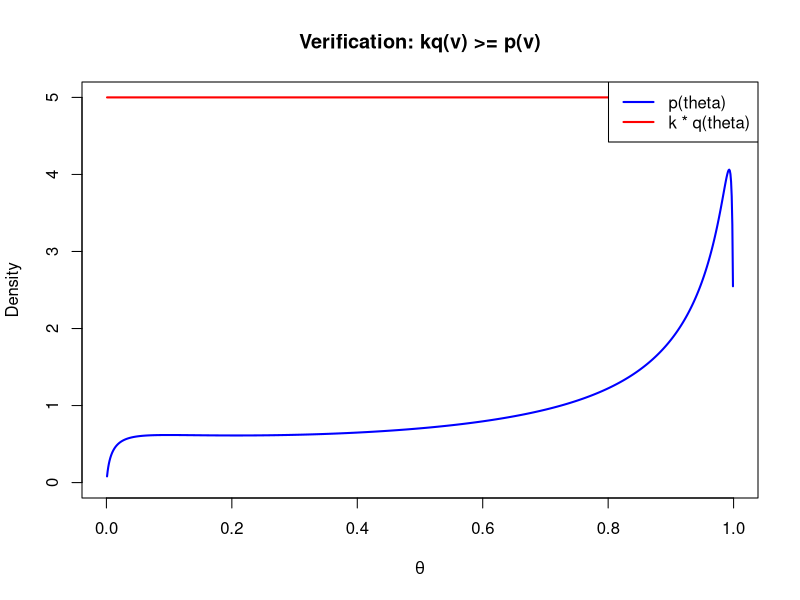
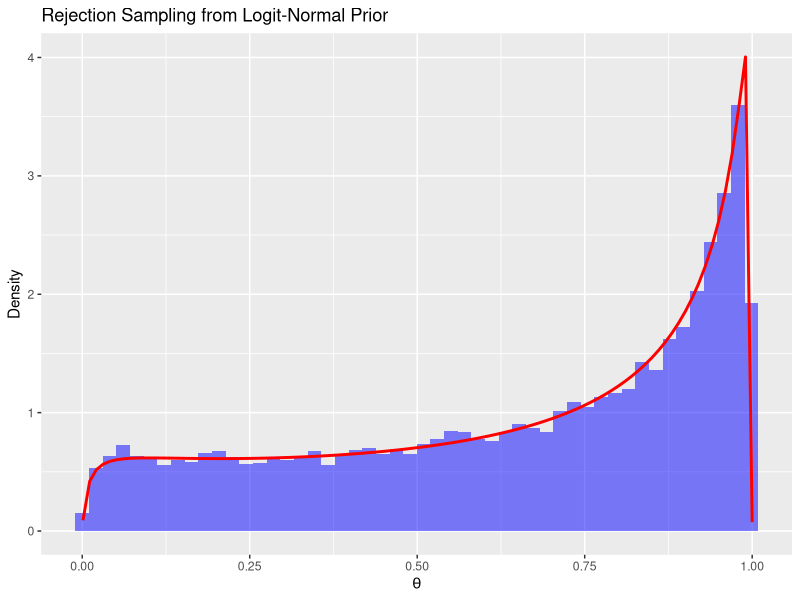
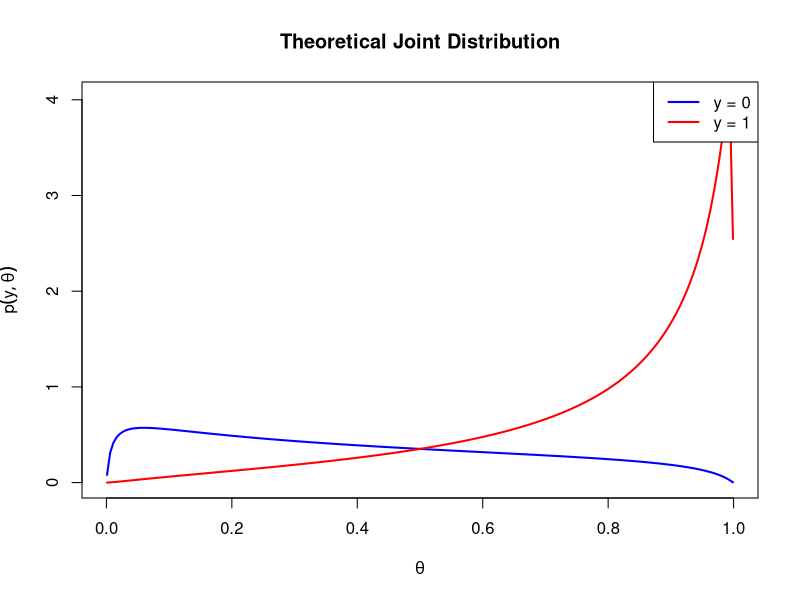
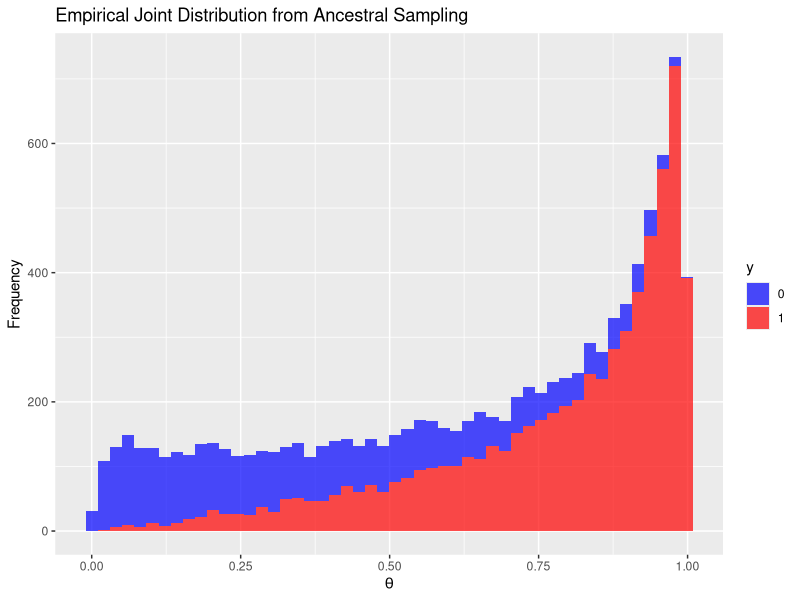
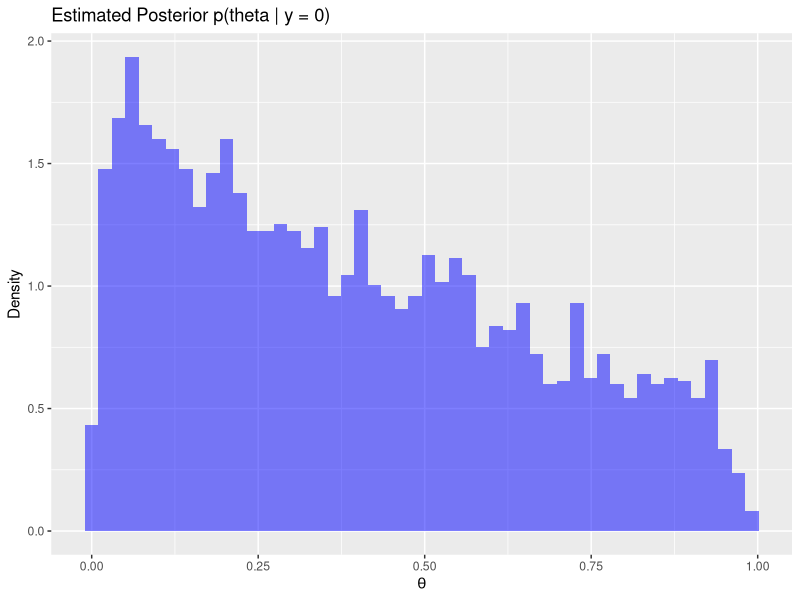
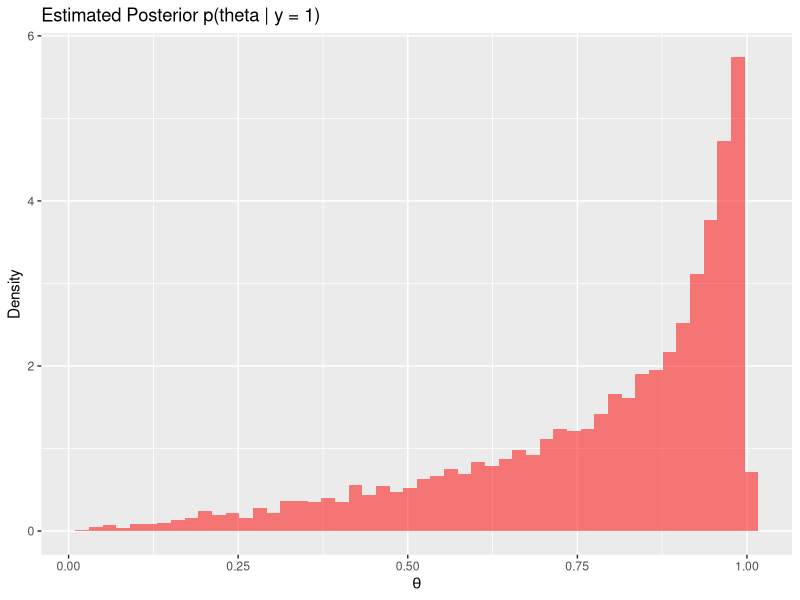
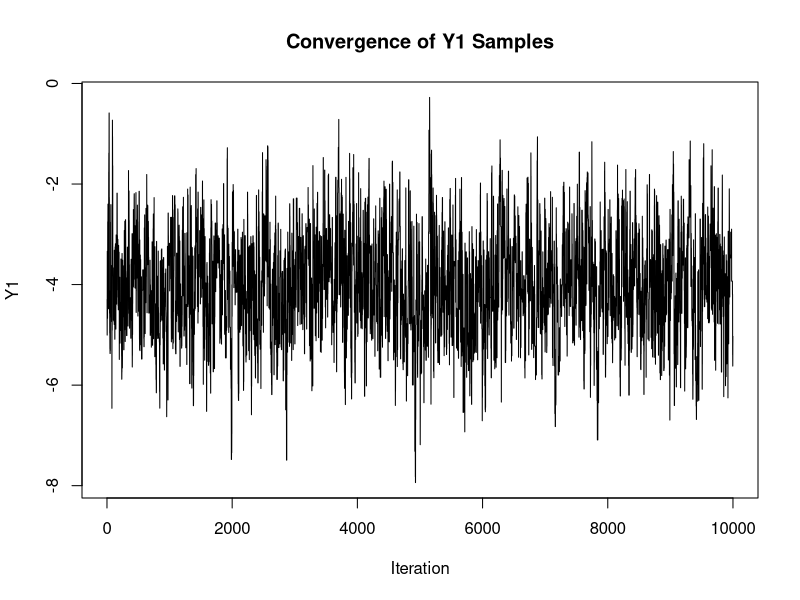
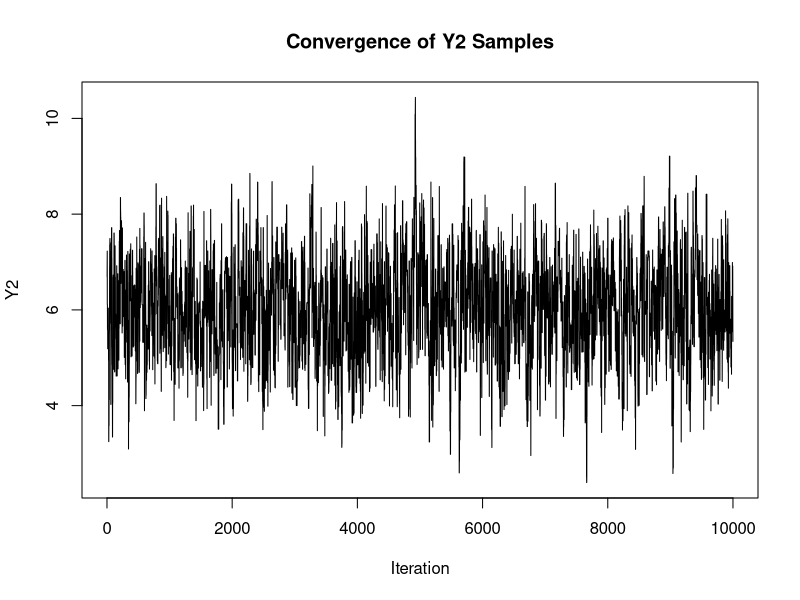

Write R code to recreate these figures, in order.
## ---- chunk 1
library(ggplot2)
## ---- chunk 2
set.seed(42)

# parameters
mu <- 1
sigma <- 2
n <- 10000
## ---- chunk 3
p <- function(theta) {
  (1 / (sqrt(2 * pi) * sigma)) * exp(-(log(theta / (1 - theta)) - mu)^2 / (2 * sigma^2)) * (1 / (theta * (1 - theta)))
}

# define the proposal distribution 
q <- function(theta) {
  dbeta(theta, 1, 1)
}

k <- 5
## ---- chunk 4
# verification
theta_vals <- seq(0.001, 0.999, length.out = 1000)
p_vals <- p(theta_vals)
kq_vals <- k * q(theta_vals)

plot(theta_vals, p_vals, type = "l", col = "blue", lwd = 2,
     xlab = expression(theta), ylab = "Density",
     main = "Verification: kq(v) >= p(v)",
     ylim = c(0, max(c(p_vals, kq_vals))))
lines(theta_vals, kq_vals, col = "red", lwd = 2)
legend("topright", legend = c("p(theta)", "k * q(theta)"),
       col = c("blue", "red"), lty = 1, lwd = 2)
## ---- chunk 5
# rejection sampling 
rejection_sampling_logit_normal <- function(n) {
  samples <- c()
  while (length(samples) < n) {
    v <- runif(1) 
    if (k * q(v) * runif(1) < p(v)) {
      samples <- c(samples, v)
    }
  }
  return(samples)
}

theta_samples <- rejection_sampling_logit_normal(n)
## ---- chunk 6
# verify 
ggplot(data.frame(theta = theta_samples), aes(x = theta)) +
  geom_histogram(aes(y = after_stat(density)), bins = 50, fill = "blue", alpha = 0.5) +
  stat_function(fun = p, col = "red", lwd = 1) +
  labs(title = "Rejection Sampling from Logit-Normal Prior",
       x = expression(theta), y = "Density")
## ---- chunk 7
y_samples <- rbinom(n, size = 1, prob = theta_samples)

cat("Number of y=0:", sum(y_samples == 0), "\n")
cat("Number of y=1:", sum(y_samples == 1), "\n")
## ---- chunk 8
# visualization 1: theoretical joint distribution 
theta_grid <- seq(0.001, 0.999, length.out = 200)


joint_y0 <- (1 - theta_grid) * p(theta_grid)
joint_y1 <- theta_grid * p(theta_grid)

plot(theta_grid, joint_y0, type = "l", col = "blue", lwd = 2,
     xlab = expression(theta), ylab = expression(p(y, theta)),
     main = "Theoretical Joint Distribution",
     ylim = c(0, max(c(joint_y0, joint_y1))))
lines(theta_grid, joint_y1, col = "red", lwd = 2)
legend("topright", legend = c("y = 0", "y = 1"),
       col = c("blue", "red"), lty = 1, lwd = 2)
## ---- chunk 9
# visualization 2: empirical joint distribution from ancestral samples
joint_df <- data.frame(theta = theta_samples, y = as.factor(y_samples))

ggplot(joint_df, aes(x = theta, fill = y)) +
  geom_histogram(position = "stack", bins = 50, alpha = 0.7) +
  scale_fill_manual(values = c("blue", "red")) +
  labs(title = "Empirical Joint Distribution from Ancestral Sampling",
       x = expression(theta), y = "Frequency")
## ---- chunk 10
# The sampler did a good job because the empirical histogram matches the
# theoretical joint. y=1 samples concentrate at higher theta and y=0 samples
# concentrate at lower theta which expected from the bernoulli.
## ---- chunk 11
# The next steps are to find the posterior and filter the joint samples
# to keep only those where y matches the observed value. Since
# p(theta|y) is proportional to p(y, theta), the distribution of the filtered
# theta values approximates the posterior. If we observe y = 0, the relevant 
# samples approximate p(theta|y = 0).
## ---- chunk 12
# estimated posteriors
theta_given_y0 <- theta_samples[y_samples == 0]
theta_given_y1 <- theta_samples[y_samples == 1]

ggplot(data.frame(theta = theta_given_y0), aes(x = theta)) +
  geom_histogram(aes(y = after_stat(density)), bins = 50, fill = "blue", alpha = 0.5) +
  labs(title = "Estimated Posterior p(theta | y = 0)",
       x = expression(theta), y = "Density")
## ---- chunk 13
ggplot(data.frame(theta = theta_given_y1), aes(x = theta)) +
  geom_histogram(aes(y = after_stat(density)), bins = 50, fill = "red", alpha = 0.5) +
  labs(title = "Estimated Posterior p(theta | y = 1)",
       x = expression(theta), y = "Density")
## ---- chunk 14
cat("Estimated posterior mean for theta|y=0:", mean(theta_given_y0), "\n")
cat("Estimated posterior mean for theta|y=1:", mean(theta_given_y1), "\n")
## ---- chunk 15
library(mvtnorm)

# target distribution
p <- function(y, mu, Sigma) {
  dmvnorm(y, mean = mu, sigma = Sigma)
}

# metropolis sampler for bivariate normal
gaussian_metropolis <- function(n, mu, Sigma, sigma = 2, burn = 0.18) {
  samples <- list()
  y1 <- 0.0
  y2 <- 0.0
  total_samples <- floor(n / (1 - burn))
  m <- floor(total_samples * burn)
  accepted <- 0

  while (length(samples) < total_samples) {
    y1_prop <- rnorm(1, y1, sigma)
    y2_prop <- rnorm(1, y2, sigma)
    alpha <- p(c(y1_prop, y2_prop), mu, Sigma) / p(c(y1, y2), mu, Sigma)

    if (runif(1) < alpha) {
      y1 <- y1_prop
      y2 <- y2_prop
      accepted <- accepted + 1
    }
    samples[[length(samples) + 1]] <- c(y1, y2)
  }

  acceptance_rate <- accepted / total_samples
  cat(sprintf("Acceptance rate: %.3f\n", acceptance_rate))

  samples <- do.call(rbind, samples)
  samples <- samples[(m + 1):nrow(samples), ]
  return(samples)
}
## ---- chunk 16
# target parameters
mu <- c(-4, 6)
Sigma <- matrix(c(1, -0.6, -0.6, 1), nrow = 2, ncol = 2)

samples_3 <- gaussian_metropolis(n = 10000, mu = mu, Sigma = Sigma, sigma = 1.25)
## ---- chunk 17
# verify convergence
plot(samples_3[, 1], type = "l", main = "Convergence of Y1 Samples",
     xlab = "Iteration", ylab = "Y1")
## ---- chunk 18
plot(samples_3[, 2], type = "l", main = "Convergence of Y2 Samples",
     xlab = "Iteration", ylab = "Y2")
## ---- chunk 19
# check ACF plots
acf(samples_3[, 1], main = "Metropolis Y1 Samples ACF Plot")
## ---- chunk 20
acf(samples_3[, 2], main = "Metropolis Y2 Samples ACF Plot")
## ---- chunk 21
{
# estimated mean and covariance
cat("Estimated mean:\n")
print(colMeans(samples_3))
cat("\nTrue mean:\n")
print(mu)

cat("\nEstimated covariance:\n")
print(cov(samples_3))
cat("\nTrue covariance:\n")
print(Sigma)

}
## ---- chunk 22
# The estimated mean and covariance are very close to the true parameters.
# The convergence plots show the chain stabilized immediately and the
# acceptance rate of 40% is in a good range. The ACF plots show
# some autocorrelation but it decreases around lag 25. You can trust these 
# samples came from the target distribution.
## ---- chunk 23
# observed data
y <- c(-2, 1)
rho <- -0.6
n <- 10000

# gibbs sampler for the joint posterior
gibbs_posterior <- function(n, y, rho, burn = 0.18) {
  total_samples <- floor(n / (1 - burn))
  m <- floor(total_samples * burn)
  samples <- matrix(0, nrow = total_samples, ncol = 2)
  
  # initialize
  mu1 <- 0
  mu2 <- 0
  
  for (i in 1:total_samples) {
    mu1 <- rnorm(1, mean = y[1] + rho * (mu2 - y[2]), sd = sqrt(1 - rho^2))
    mu2 <- rnorm(1, mean = y[2] + rho * (mu1 - y[1]), sd = sqrt(1 - rho^2))
    samples[i, ] <- c(mu1, mu2)
  }
  samples <- samples[(m + 1):total_samples, ]
  return(samples)
}

samples_4 <- gibbs_posterior(n, y, rho)
## ---- chunk 24
# verify convergence
plot(samples_4[, 1], type = "l", main = "Convergence of mu1 Samples",
     xlab = "Iteration", ylab = "mu1")
## ---- chunk 25
plot(samples_4[, 2], type = "l", main = "Convergence of mu2 Samples",
     xlab = "Iteration", ylab = "mu2")
## ---- chunk 26
# check ACF plots
acf(samples_4[, 1], main = "Gibbs mu1 Samples ACF Plot")
## ---- chunk 27
acf(samples_4[, 2], main = "Gibbs mu2 Samples ACF Plot")
## ---- chunk 28
# the acf plots show the autocorrelation drops to zero almost immediately which means the gibbs sampler # is mixing very well. much better than metropolis since gibbs samples directly from the conditional 
# posteriors.
## ---- chunk 29
{
cat("estimated mean:\n")
print(colMeans(samples_4))
cat("\ntrue posterior mean (= y):\n")
print(y)

cat("\nestimated covariance:\n")
print(cov(samples_4))
cat("\ntrue posterior covariance:\n")
print(matrix(c(1, rho, rho, 1), nrow = 2))
}
## ---- chunk 30
# The estimated mean and covariance match the true posterior parameters. 
# An improper uniform prior has the benefit of being noninformative so the
# posterior is based on only the data. The drawback is that it can lead
# to improper posteriors in some models but with a normal likelihood
# the posterior is still proper.
